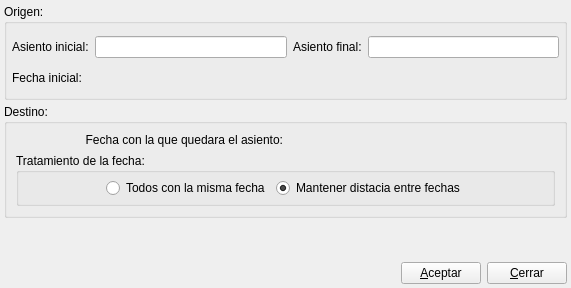
<?xml version="1.0" encoding="UTF-8"?>
<ui version="4.0">
 <class>DuplicarAsientoBase</class>
 <widget class="QDialog" name="DuplicarAsientoBase">
  <property name="geometry">
   <rect>
    <x>0</x>
    <y>0</y>
    <width>571</width>
    <height>288</height>
   </rect>
  </property>
  <property name="windowTitle">
   <string>Duplicar Asientos</string>
  </property>
  <property name="windowIcon">
   <iconset resource="../../../bulmages.qrc">
    <normaloff>:/BulmaCont32x32/images/png/i_bulmages.png</normaloff>:/BulmaCont32x32/images/png/i_bulmages.png</iconset>
  </property>
  <layout class="QVBoxLayout">
   <property name="spacing">
    <number>4</number>
   </property>
   <property name="margin">
    <number>4</number>
   </property>
   <item>
    <widget class="QGroupBox" name="groupBox_3">
     <property name="title">
      <string>Origen:</string>
     </property>
     <layout class="QHBoxLayout">
      <property name="spacing">
       <number>5</number>
      </property>
      <property name="margin">
       <number>5</number>
      </property>
      <item>
       <layout class="QGridLayout">
        <property name="margin">
         <number>0</number>
        </property>
        <property name="spacing">
         <number>6</number>
        </property>
        <item row="1" column="0">
         <widget class="QLabel" name="textLabel1_3_2_2">
          <property name="text">
           <string>Fecha inicial:</string>
          </property>
         </widget>
        </item>
        <item row="0" column="1">
         <widget class="QLineEdit" name="aoinicial"/>
        </item>
        <item row="0" column="0">
         <widget class="QLabel" name="textLabel1">
          <property name="text">
           <string>Asiento inicial:</string>
          </property>
         </widget>
        </item>
        <item row="0" column="2">
         <widget class="QLabel" name="textLabel1_2">
          <property name="text">
           <string>Asiento final:</string>
          </property>
         </widget>
        </item>
        <item row="0" column="3">
         <widget class="QLineEdit" name="aofinal"/>
        </item>
        <item row="1" column="1">
         <widget class="BlDateSearch" name="foinicial">
          <property name="sizePolicy">
           <sizepolicy hsizetype="Ignored" vsizetype="Fixed">
            <horstretch>0</horstretch>
            <verstretch>0</verstretch>
           </sizepolicy>
          </property>
         </widget>
        </item>
       </layout>
      </item>
     </layout>
    </widget>
   </item>
   <item>
    <widget class="QGroupBox" name="groupBox">
     <property name="title">
      <string>Destino:</string>
     </property>
     <layout class="QVBoxLayout">
      <property name="spacing">
       <number>6</number>
      </property>
      <property name="margin">
       <number>9</number>
      </property>
      <item>
       <layout class="QHBoxLayout">
        <property name="spacing">
         <number>6</number>
        </property>
        <property name="margin">
         <number>0</number>
        </property>
        <item>
         <widget class="QLabel" name="textLabel1_3_2">
          <property name="layoutDirection">
           <enum>Qt::LeftToRight</enum>
          </property>
          <property name="text">
           <string>Fecha con la que quedara el asiento:</string>
          </property>
          <property name="alignment">
           <set>Qt::AlignRight|Qt::AlignTrailing|Qt::AlignVCenter</set>
          </property>
         </widget>
        </item>
        <item>
         <widget class="BlDateSearch" name="fdinicial">
          <property name="sizePolicy">
           <sizepolicy hsizetype="Preferred" vsizetype="Fixed">
            <horstretch>0</horstretch>
            <verstretch>0</verstretch>
           </sizepolicy>
          </property>
         </widget>
        </item>
       </layout>
      </item>
      <item>
       <widget class="QGroupBox" name="groupBox_2">
        <property name="title">
         <string>Tratamiento de la fecha:</string>
        </property>
        <layout class="QVBoxLayout">
         <property name="spacing">
          <number>5</number>
         </property>
         <property name="margin">
          <number>5</number>
         </property>
         <item>
          <layout class="QHBoxLayout">
           <property name="spacing">
            <number>6</number>
           </property>
           <property name="margin">
            <number>0</number>
           </property>
           <item>
            <spacer>
             <property name="orientation">
              <enum>Qt::Horizontal</enum>
             </property>
             <property name="sizeHint" stdset="0">
              <size>
               <width>40</width>
               <height>20</height>
              </size>
             </property>
            </spacer>
           </item>
           <item>
            <widget class="QRadioButton" name="radioButton1">
             <property name="text">
              <string>Todos con la misma fecha</string>
             </property>
            </widget>
           </item>
           <item>
            <widget class="QRadioButton" name="radioButton1_2">
             <property name="text">
              <string>Mantener distacia entre fechas</string>
             </property>
             <property name="checked">
              <bool>true</bool>
             </property>
            </widget>
           </item>
           <item>
            <spacer>
             <property name="orientation">
              <enum>Qt::Horizontal</enum>
             </property>
             <property name="sizeHint" stdset="0">
              <size>
               <width>40</width>
               <height>20</height>
              </size>
             </property>
            </spacer>
           </item>
          </layout>
         </item>
        </layout>
       </widget>
      </item>
     </layout>
    </widget>
   </item>
   <item>
    <spacer>
     <property name="orientation">
      <enum>Qt::Vertical</enum>
     </property>
     <property name="sizeType">
      <enum>QSizePolicy::Ignored</enum>
     </property>
     <property name="sizeHint" stdset="0">
      <size>
       <width>20</width>
       <height>40</height>
      </size>
     </property>
    </spacer>
   </item>
   <item>
    <layout class="QHBoxLayout">
     <property name="spacing">
      <number>6</number>
     </property>
     <property name="margin">
      <number>0</number>
     </property>
     <item>
      <spacer>
       <property name="orientation">
        <enum>Qt::Horizontal</enum>
       </property>
       <property name="sizeType">
        <enum>QSizePolicy::Expanding</enum>
       </property>
       <property name="sizeHint" stdset="0">
        <size>
         <width>241</width>
         <height>20</height>
        </size>
       </property>
      </spacer>
     </item>
     <item>
      <widget class="QPushButton" name="mui_aceptar">
       <property name="text">
        <string>&amp;Aceptar</string>
       </property>
       <property name="autoDefault">
        <bool>false</bool>
       </property>
      </widget>
     </item>
     <item>
      <widget class="QPushButton" name="mui_cerrar">
       <property name="text">
        <string>&amp;Cerrar</string>
       </property>
       <property name="autoDefault">
        <bool>false</bool>
       </property>
      </widget>
     </item>
    </layout>
   </item>
  </layout>
 </widget>
 <layoutdefault spacing="6" margin="11"/>
 <customwidgets>
  <customwidget>
   <class>BlDateSearch</class>
   <extends>QWidget</extends>
   <header>bldatesearch.h</header>
  </customwidget>
 </customwidgets>
 <resources>
  <include location="../../../bulmages.qrc"/>
  <include location="../../bulmages.qrc"/>
 </resources>
 <connections>
  <connection>
   <sender>mui_cerrar</sender>
   <signal>clicked()</signal>
   <receiver>DuplicarAsientoBase</receiver>
   <slot>close()</slot>
   <hints>
    <hint type="sourcelabel">
     <x>550</x>
     <y>248</y>
    </hint>
    <hint type="destinationlabel">
     <x>601</x>
     <y>253</y>
    </hint>
   </hints>
  </connection>
 </connections>
</ui>
